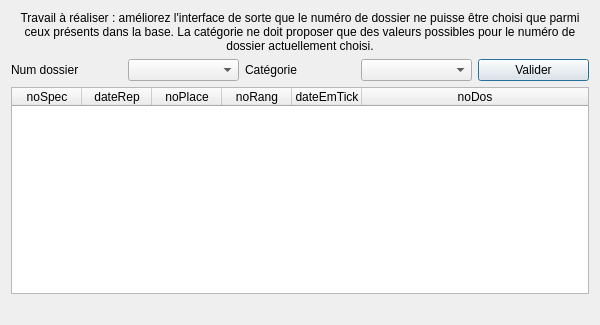
<?xml version="1.0" encoding="UTF-8"?>
<ui version="4.0">
 <class>fct_comp_4</class>
 <widget class="QDialog" name="fct_comp_4">
  <property name="geometry">
   <rect>
    <x>0</x>
    <y>0</y>
    <width>600</width>
    <height>325</height>
   </rect>
  </property>
  <property name="windowTitle">
   <string>Tickets d'un dossier et d'une catégorie</string>
  </property>
  <layout class="QVBoxLayout" name="verticalLayout">
   <item>
    <widget class="QLabel" name="label_3">
     <property name="text">
      <string>Travail à réaliser : améliorez l'interface de sorte que le numéro de dossier ne puisse être choisi que parmi ceux présents dans la base. La catégorie ne doit proposer que des valeurs possibles pour le numéro de dossier actuellement choisi.</string>
     </property>
     <property name="alignment">
      <set>Qt::AlignCenter</set>
     </property>
     <property name="wordWrap">
      <bool>true</bool>
     </property>
    </widget>
   </item>
   <item>
    <layout class="QHBoxLayout" name="horizontalLayout">
     <item>
      <widget class="QLabel" name="label">
       <property name="text">
        <string>Num dossier</string>
       </property>
      </widget>
     </item>
     <item>
      <widget class="QComboBox" name="comboBox"/>
     </item>
     <item>
      <widget class="QLabel" name="label_2">
       <property name="text">
        <string>Catégorie</string>
       </property>
      </widget>
     </item>
     <item>
      <widget class="QComboBox" name="comboBox_4_categorie"/>
     </item>
     <item>
      <widget class="QPushButton" name="pushButton_fct_4">
       <property name="text">
        <string>Valider</string>
       </property>
      </widget>
     </item>
    </layout>
   </item>
   <item>
    <widget class="QTableWidget" name="table_fct_comp_4">
     <attribute name="horizontalHeaderDefaultSectionSize">
      <number>70</number>
     </attribute>
     <attribute name="horizontalHeaderMinimumSectionSize">
      <number>50</number>
     </attribute>
     <attribute name="horizontalHeaderStretchLastSection">
      <bool>true</bool>
     </attribute>
     <attribute name="verticalHeaderVisible">
      <bool>false</bool>
     </attribute>
     <column>
      <property name="text">
       <string>noSpec</string>
      </property>
     </column>
     <column>
      <property name="text">
       <string>dateRep</string>
      </property>
     </column>
     <column>
      <property name="text">
       <string>noPlace</string>
      </property>
     </column>
     <column>
      <property name="text">
       <string>noRang</string>
      </property>
     </column>
     <column>
      <property name="text">
       <string>dateEmTick</string>
      </property>
     </column>
     <column>
      <property name="text">
       <string>noDos</string>
      </property>
     </column>
    </widget>
   </item>
   <item>
    <widget class="QLabel" name="label_fct_comp_4">
     <property name="text">
      <string/>
     </property>
     <property name="alignment">
      <set>Qt::AlignCenter</set>
     </property>
    </widget>
   </item>
  </layout>
 </widget>
 <resources/>
 <connections>
  <connection>
   <sender>pushButton_fct_4</sender>
   <signal>clicked()</signal>
   <receiver>fct_comp_4</receiver>
   <slot>refreshResult()</slot>
   <hints>
    <hint type="sourcelabel">
     <x>437</x>
     <y>21</y>
    </hint>
    <hint type="destinationlabel">
     <x>91</x>
     <y>1</y>
    </hint>
   </hints>
  </connection>
 </connections>
 <slots>
  <slot>refreshResult()</slot>
 </slots>
</ui>
